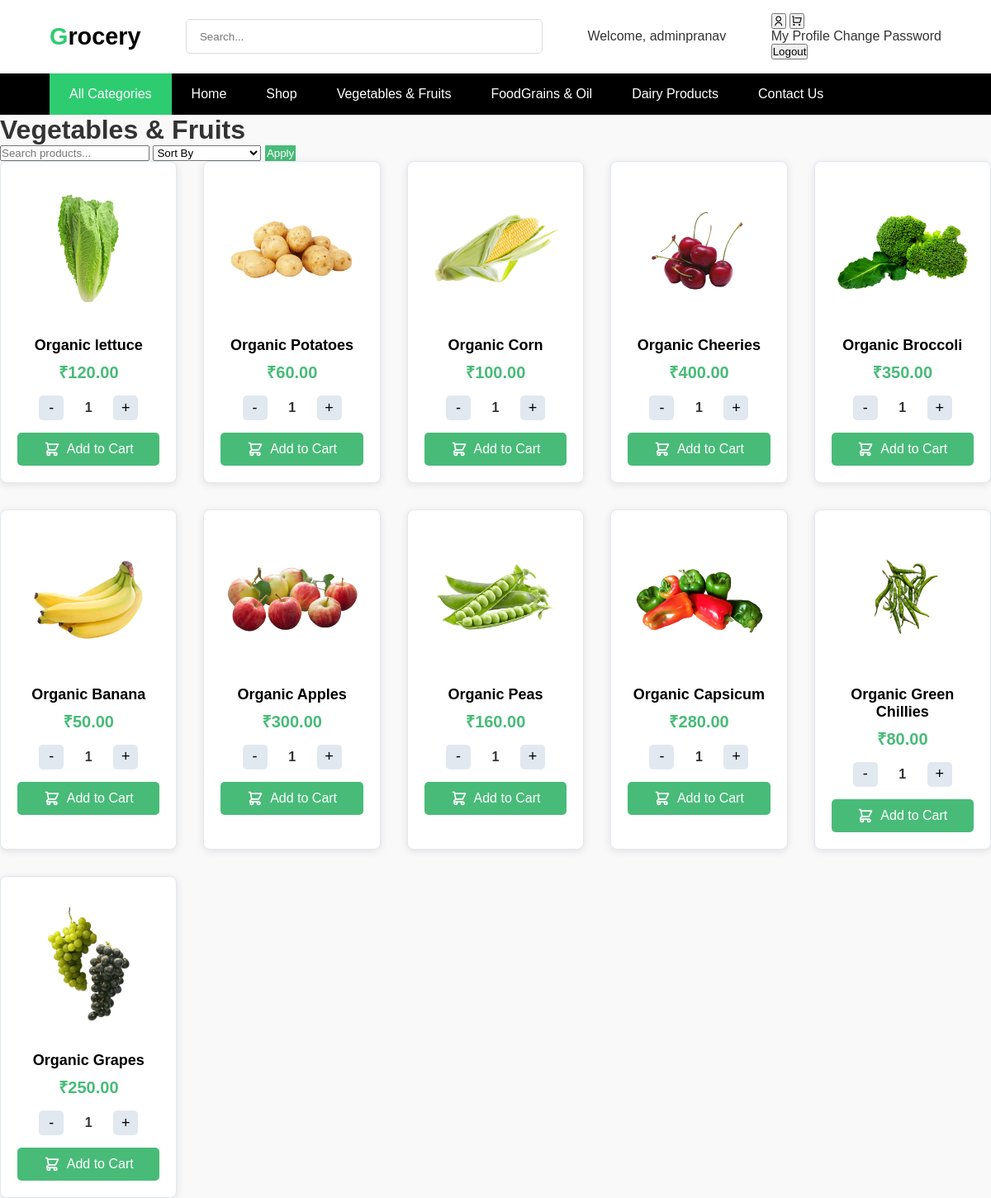
The page /vege-fruit/ (signed in) on the database its author committed.
### product/models.py (models this page shows, shortened)
class Product(models.Model):
    name = models.CharField(max_length=255)
    description = models.TextField()
    selling_price = models.DecimalField(max_digits=10, decimal_places=2)
    discounted_price = models.DecimalField(max_digits=10, decimal_places=2)
    category = models.CharField(choices=CATEGORY_CHOICE, max_length=18)
    image = models.ImageField(upload_to='products/')

### product/views.py (the view)
# urls.py: path('vege-fruit/',VegFruit,name='vege_fruit'),
def VegFruit(request):
    products = Product.objects.filter(category="Vegetable & Fruits")
    query = request.GET.get('query', '')
    sort_by = request.GET.get('sort_by', '')
    if query:
        products = products.filter(
            Q(name__icontains=query) |
            Q(description__icontains=query)
        )
    if sort_by == 'low_to_high':
        products = products.order_by('selling_price')  # Ascending price
    elif sort_by == 'high_to_low':
        products = products.order_by('-selling_price')  # Descending price
    else:
        products = products.order_by('-id')  # Default: newest first
    context = {
        'products': products,
        'query': query,
        'selected_sort': sort_by,
    }
    return render(request, 'product/vege_fruit.html', context)

### product/templates/product/vege_fruit.html (shortened to what this page needs)
{% extends 'base.html' %}
{% load static %}
{% block style %}
<link rel="stylesheet" href="{% static 'css/groceryCart.css' %}">
{% endblock %}
{% block HeroSection %}
<div class="page-content">
    <h1 class="page-title">Vegetables & Fruits</h1>
    <form method="get" class="filter-form">
        <input type="text" name="query" placeholder="Search products..." value="{{ query }}" class="search-input">
        <select name="sort_by" class="sort-dropdown">
            <option value="">Sort By</option>
        </select>
        <button type="submit" style="background-color: #48bb78;border: none; color: white; padding: 2px;" class="filter-btn">Apply</button>
    </form>
    <div class="product-grid">
        {% for product in products %}
        <div class="product-card">
            <img src="{{ product.image.url }}" alt="{{ product.name }}" class="product-image">
            <h3 class="product-name">{{ product.name }}</h3>
            <p class="product-price">&#8377;{{ product.selling_price }}</p>
            <div class="quantity-controls">
                <button class="quantity-btn" onclick="decrementQuantity(this)">-</button>
                <span class="quantity">1</span>
                <button class="quantity-btn" onclick="incrementQuantity(this)">+</button>
            </div>
            <a href="{% url 'Show_Cart' %}"><button class="add-to-cart" onclick="addToCart(this)">
                Add to Cart
            </button></a>
        </div>
        {% empty %}
        <p class="no-products">No products found.</p>
        {% endfor %}
    </div>
</div>
{% endblock %}

### templates/base.html (shortened to what this page needs)
{% load static %}
<!DOCTYPE html>
<html lang="en">
<head>
    <link href="https://cdn.jsdelivr.net/npm/remixicon@4.5.0/fonts/remixicon.css" rel="stylesheet" />
    <link rel="stylesheet" href="{% static 'css/base.css'%}">
    {% block style %}
    {% endblock %}
</head>
<body>
{% block Navbar %}
    <header class="header">
        <a href="{% url 'Home' %}" style="text-decoration: none;">
            <div class="logo" >
                <span>G</span>rocery
            </div>
        </a>
        <div class="search-bar">
            <input type="text" placeholder="Search...">
        </div>
        {% if user.is_authenticated %}
        <div class="hidden md:block">
            {% if user.is_authenticated %}
            <span class="text-sm uppercase tracking-wider">Welcome, {{ user.username }}</span>
            {% endif %}
        </div>
        <div class="relative">
            <button id="user-menu-button" class="flex items-center hover:text-gray-600">
                <i class="ri-user-line"></i>
            </button>
            <button id="cart-button" class="relative hover:text-gray-600">
                <a href="{% url 'Add_Cart' %}">
                    <i class="ri-shopping-cart-line"></i>
                </a>
            </button>
            <div id="user-dropdown"
                class="hidden absolute right-0 mt-2 w-48 bg-white rounded-md shadow-lg py-1 ring-1 ring-black ring-opacity-5">
                <a href="{% url 'profile' %}" class="block px-4 py-2 text-sm text-gray-700 hover:bg-gray-100">
                    My Profile
                </a>
                <a href="{% url 'password_change' %}"
                    class="block px-4 py-2 text-sm text-gray-700 hover:bg-gray-100">
                    Change Password
                </a>
                <form action="{% url 'logout' %}" method="POST" class="block">
                    <button type="submit"
                        class="w-full text-left px-4 py-2 text-sm text-gray-700 hover:bg-gray-100">
                        Logout
                    </button>
                </form>
            </div>
        </div>
        {% endif %}
    </header>
    <nav class="nav">
        <ul class="nav-list">
            <li class="categories-btn"> All Categories</li>
            <a href="{% url 'Home' %}" style="text-decoration: none;color: #ffffff;"><li >Home</li></a>
            <a href="#" style="text-decoration: none;color: #ffffff;"><li>Shop</li></a>
            <a href="{% url 'vege_fruit' %}" style="text-decoration: none;color: #ffffff;"><li>Vegetables & Fruits</li></a>
            <a href="{% url 'grain_oil' %}" style="text-decoration: none;color: #ffffff;"><li>FoodGrains & Oil</li></a>
            <a href="{% url 'dairyproduct' %}" style="text-decoration: none;color: #ffffff;"><li>Dairy Products</li></a>
            <a href="{% url 'contactus' %}" style="text-decoration: none;color: #ffffff;"><li>Contact Us</li></a>
        </ul>
    </nav>
    {% endblock %}
    {% block HeroSection %}{% endblock %}
</body>
</html>

### static/css/base.css (style rules this page uses)
* { margin: 0; padding: 0; box-sizing: border-box; font-family: Arial, sans-serif; }
:root { --primary-color: #2ecc71; --dark-text: #000000; --light-gray: #f5f5f5; }
.header { padding: 1rem 5%; display: flex; justify-content: space-between; align-items: center; border-bottom: 1px solid #eee; background-color: white; }
.logo { color: var(--dark-text); font-size: 1.8rem; font-weight: bold; }
.logo span { color: var(--primary-color); }
.search-bar { flex: 0 1 40%; position: relative; }
.search-bar input { width: 100%; padding: 0.8rem 1rem; border: 1px solid #ddd; border-radius: 5px; }
.nav { background-color: var(--dark-text); color: white; padding: 0 5%; }
.nav-list { display: flex; list-style: none; margin: 0; padding: 0; }
.nav-list li { padding: 1rem 1.5rem; cursor: pointer; transition: background-color 0.3s; }
.categories-btn { background-color: var(--primary-color); padding: 1rem 1.5rem; display: flex; align-items: center; gap: 0.5rem; }
.product-grid { display: grid; grid-template-columns: repeat(auto-fit, minmax(200px, 1fr)); gap: 2rem; }
.product-card { background: white; padding: 1rem; border-radius: 8px; text-align: center; box-shadow: 0 2px 10px rgba(0,0,0,0.1); transition: transform 0.3s; }
.product-card img { width: 100%; height: auto; margin-bottom: 1rem; border-radius: 4px; }
.product-card h3 { color: var(--dark-text); margin-bottom: 0.5rem; }

### static/css/groceryCart.css (style rules this page uses)
body { font-family: 'Roboto', sans-serif; margin: 0; padding: 0; background-color: #f9f9f9; color: #333; }
a { text-decoration: none; color: inherit; transition: color 0.3s ease; }
.product-card { border: 1px solid #e2e8f0; border-radius: 8px; padding: 20px; text-align: center; transition: transform 0.3s; background-color: white; }
.product-image { width: 200px; height: 200px; object-fit: cover; margin-bottom: 15px; }
.product-name { font-size: 18px; color: #2d3748; margin-bottom: 10px; }
.product-price { color: #48bb78; font-weight: bold; font-size: 20px; margin-bottom: 15px; }
.add-to-cart { background-color: #48bb78; color: white; border: none; padding: 10px 15px; border-radius: 5px; cursor: pointer; font-size: 16px; transition: all 0.3s ease; width: 100%; display: flex; align-items: center; justify-content: center; gap: 8px; }
.cart-icon { width: 20px; height: 20px; }
.quantity-controls { display: flex; align-items: center; justify-content: center; gap: 10px; margin-bottom: 15px; }
.quantity-btn { background-color: #e2e8f0; border: none; width: 30px; height: 30px; border-radius: 5px; cursor: pointer; font-size: 18px; display: flex; align-items: center; justify-content: center; transition: background-color 0.3s; }
.quantity { font-size: 16px; font-weight: bold; min-width: 40px; text-align: center; }

### rows shown on the page
Product: image (picture), name "Organic lettuce", selling_price "120.00"
Product: image (picture), name "Organic Potatoes", selling_price "60.00"
Product: image (picture), name "Organic Corn", selling_price "100.00"
Product: image (picture), name "Organic Cheeries", selling_price "400.00"
Product: image (picture), name "Organic Broccoli", selling_price "350.00"
Product: image (picture), name "Organic Banana", selling_price "50.00"
Product: image (picture), name "Organic Apples", selling_price "300.00"
Product: image (picture), name "Organic Peas", selling_price "160.00"
Product: image (picture), name "Organic Capsicum", selling_price "280.00"
Product: image (picture), name "Organic Green Chillies", selling_price "80.00"
Product: image (picture), name "Organic Grapes", selling_price "250.00"

### other values the page prints
{{ user.username }} "adminpranav"
